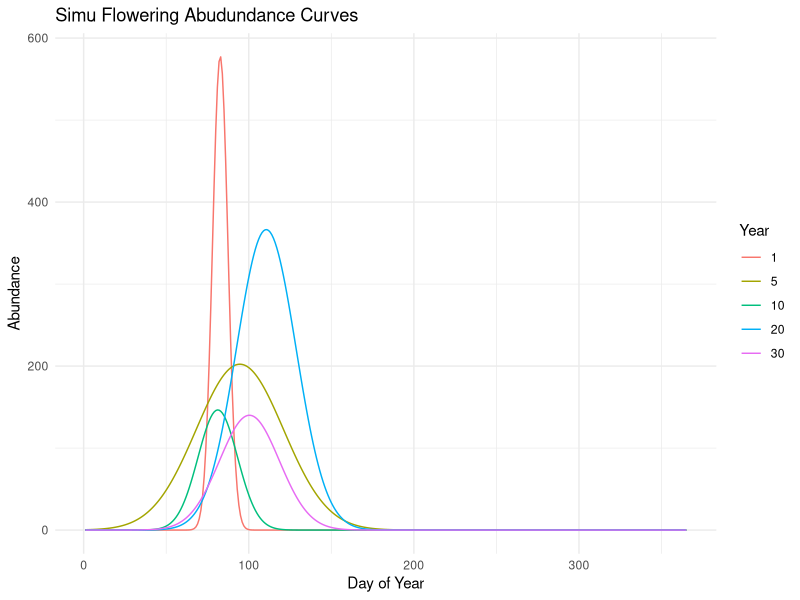
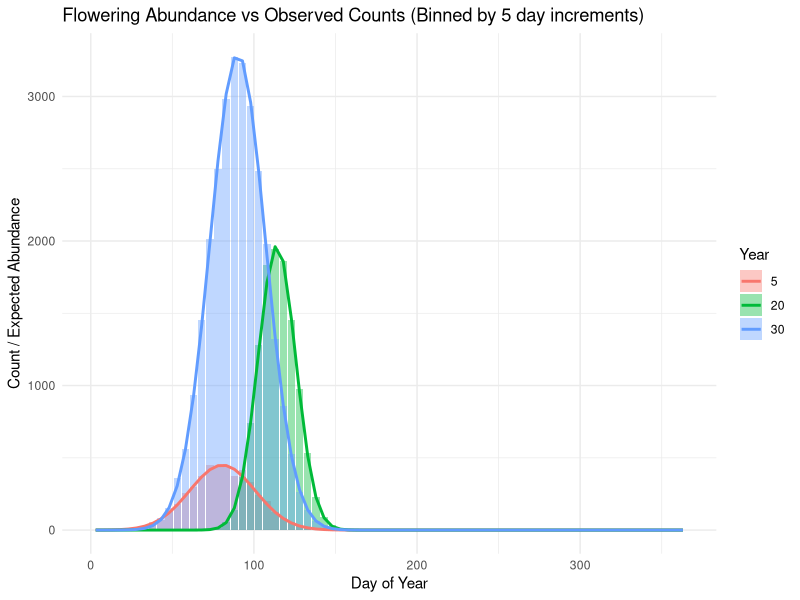
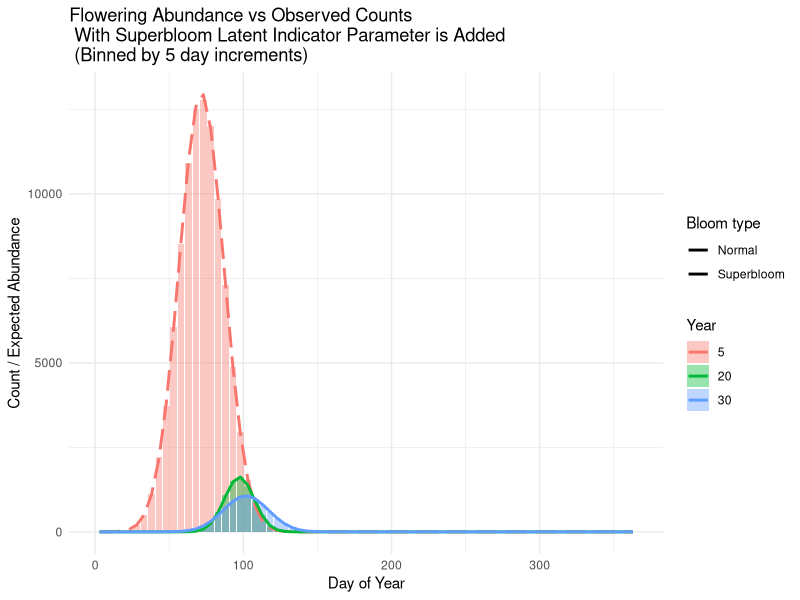
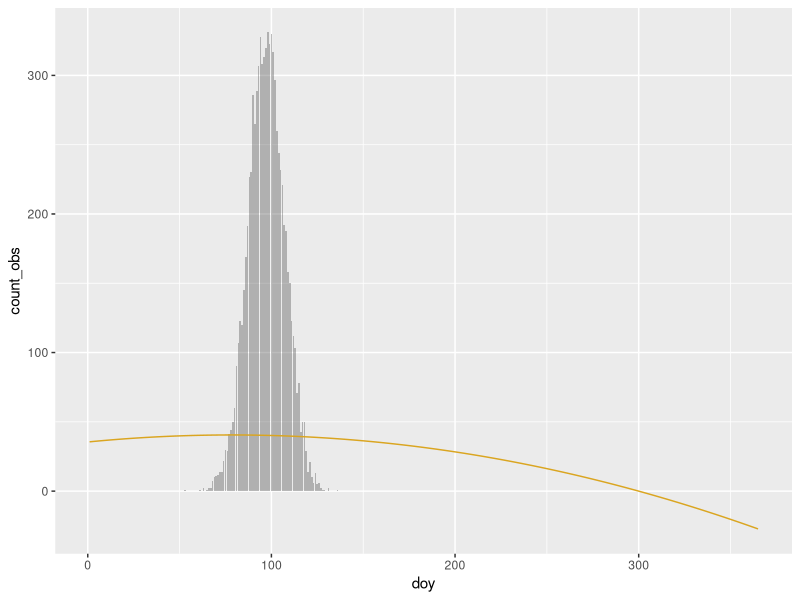
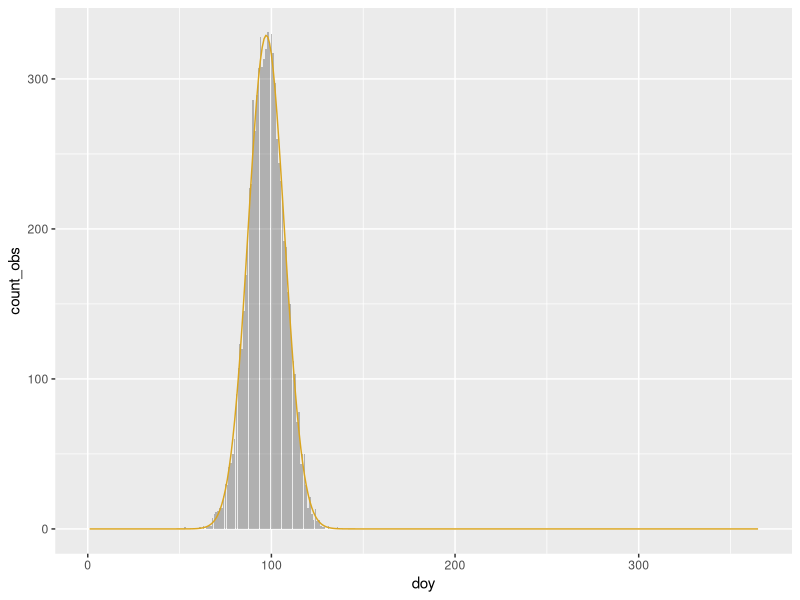
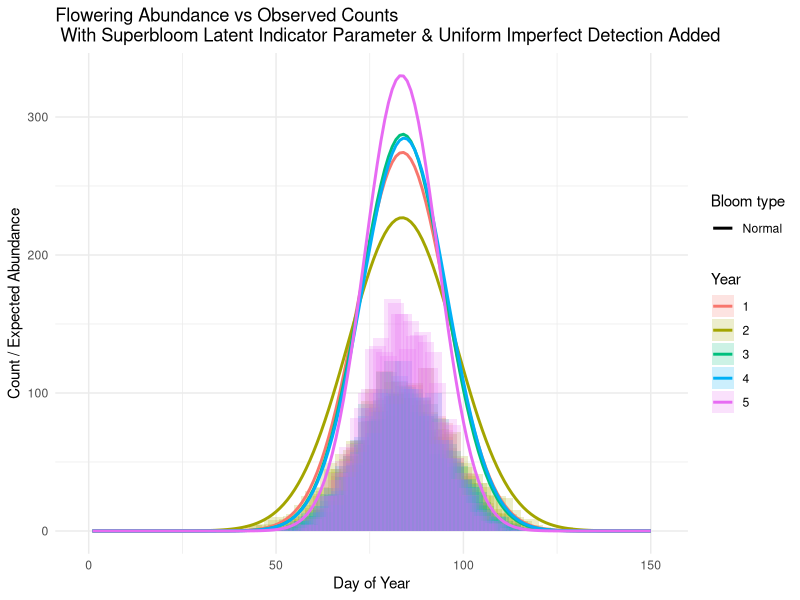
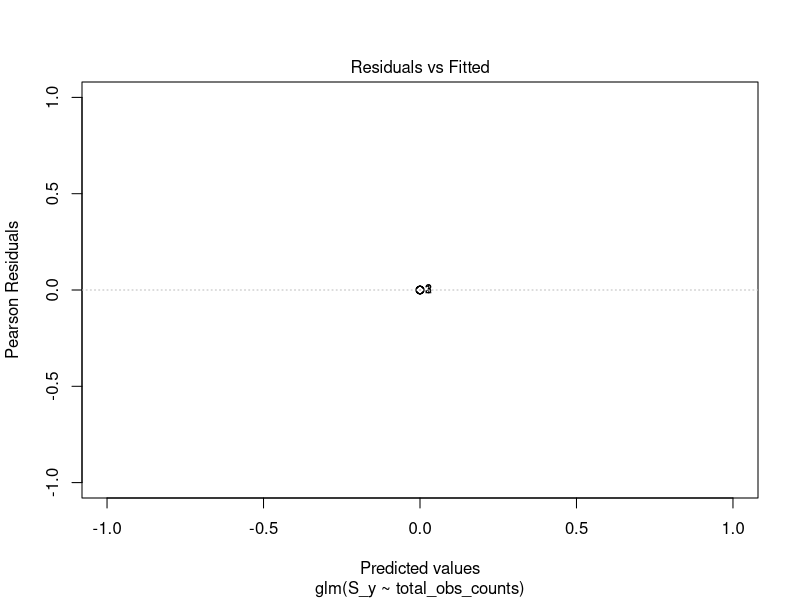

The R source for these figures, in order: (Note: this script raises an error after producing the figures.)
## ---- chunk 1
knitr::opts_chunk$set(echo = TRUE)
## ---- chunk 2
library(tidyverse)
library(purrr)
## ---- chunk 3
library(ggplot2)
library(dplyr)
 
# define simu parms
n_years <- 30
days <- 1:365

# set up hyperparms 
mu_mu <- 100 # average flowering peak across years
sigma_mu <- 10 # variability in peak flowering phenology across years
mu_sigma <- 15 # spread/duration of flowering
sigma_sigma <- 5 # spread/duration of flowering 
mu_logN <- 9 # log total abundance 
sigma_logN <- 0.5 # log sigma 

# Simu yearly parms 
mu_y <- rnorm(n_years, mean = mu_mu, sd = sigma_mu) # draw each year's flowering mean mu_y for Normal Distributions defined by the hyperparameters mu_mu & sigma_mu
sigma_y <- abs(rnorm(n_years, mean = mu_sigma, sd = sigma_sigma)) # draw each year's standard deviation sigma_y from Normal distributions defined by the hyperparameters mu_sigma and sigma_sigma
N_y <- rlnorm(n_years, meanlog = mu_logN, sdlog = sigma_logN) # simulate N_y using a log-normal distribution


# Simulate flowering abundance curves per year
sim.data.gen <- do.call(rbind, lapply(1:n_years, function(y) {
  doy_density <- dnorm(days, mean = mu_y[y], sd = sigma_y[y])
  A_yd <- N_y[y] * doy_density
  
  data.frame(
    year = y, 
    doy = days, 
    abundance = A_yd
  )
}))

# Visualize a subset of years
sim.data.gen %>% 
  filter(year %in% c(1,5,10,20, 30)) %>% 
  ggplot(aes(x = doy, y = abundance, color = factor(year))) +
  geom_line() +
  labs(title = "Simu Flowering Abudundance Curves", 
       x = "Day of Year", y = "Abundance", color = "Year") + 
    theme_minimal()
## ---- chunk 4
# define temporal parms
n_years <- 30
days <- 1:365

# set up simu parms
mu_mu <- 100 # average flowering peak across years
sigma_mu <- 20 # variability in peak flowering phenology across years
mu_sigma <- 15 # spread/duration of flowering
sigma_sigma <- 5 # spread/duration of flowering 
mu_logN <- 9 # log total abundance 
sigma_logN <- 0.5 # log sigma 

# Simu yearly parms 
mu_y <- rnorm(n_years, mean = mu_mu, sd = sigma_mu) # draw each year's flowering mean mu_y for Normal Distributions defined by the hyperparameters mu_mu & sigma_mu
sigma_y <- abs(rnorm(n_years, mean = mu_sigma, sd = sigma_sigma)) # draw each year's standard deviation sigma_y from Normal distributions defined by the hyperparameters mu_sigma and sigma_sigma
N_y <- rlnorm(n_years, meanlog = mu_logN, sdlog = sigma_logN) # simulate N_y using a log-normal distribution


# Simulate count observations 
sim.data.gen.obs <- purrr::map_dfr(1:n_years, function(y){
  doy_density <- dnorm(days, mean = mu_y[y], sd = sigma_y[y]) # normal pdf
  A_yd <- N_y[y] * doy_density # expected abundance 
  count_obs <- rpois(length(A_yd), lambda = A_yd) # Poisson observation step
  tibble(
    year = y, 
    doy = days, 
    abundance = A_yd, # true expected abd
    count_obs = count_obs # observed counts
  )
})

# Aggregate over 5 day time bins 
sim.data.gen.obs.binned <- sim.data.gen.obs %>%
  mutate(doy_bin = cut(doy, breaks = seq(0, 365, by = 5))) %>%
  group_by(year, doy_bin) %>%
  summarise(
    doy_mid = mean(doy),
    abundance = sum(abundance),
    count_obs = sum(count_obs),
    .groups = "drop"
  )

bin_width <- 5 # create a binwidth that matches our binned data interval
sim.data.gen.obs.binned %>%
  filter(year %in% c(5, 20, 30)) %>%
  ggplot() +
  geom_col(aes(x = doy_mid, y = count_obs, fill = factor(year)), 
           position = "identity", width = bin_width * 0.9, alpha = 0.4) +
  geom_line(aes(x = doy_mid, y = abundance, color = factor(year)), linewidth = 1) +
  labs(title = "Flowering Abundance vs Observed Counts (Binned by 5 day increments)",
       x = "Day of Year", y = "Count / Expected Abundance", color = "Year", fill = "Year") +
  theme_minimal()
## ---- chunk 5
# define temporal parms
n_years <- 30
days <- 1:365

# set up simu parms
mu_mu <- 100 # average flowering peak across years
sigma_mu <- 20 # variability in peak flowering phenology across years
mu_sigma <- 15 # spread/duration of flowering
sigma_sigma <- 5 # spread/duration of flowering 
alpha_0 <- 9 # means that N_y ~ exp(9) in normal years
alpha_1 <- 2.5 # means that N_y ~ exp(9 + 2.5) in superbloom years
p_bloom <- 0.20 # the fixed prob of blooming 

# Simu yearly parms 
mu_y <- rnorm(n_years, mean = mu_mu, sd = sigma_mu) # draw each year's flowering mean mu_y for Normal Distributions defined by the hyperparameters mu_mu & sigma_mu
sigma_y <- abs(rnorm(n_years, mean = mu_sigma, sd = sigma_sigma)) # draw each year's standard deviation sigma_y from Normal distributions defined by the hyperparameters mu_sigma and sigma_sigma
S_y <- rbinom(n_years, size = 1, prob = p_bloom) # latent superbloom indicator variable
log_N_y <- alpha_0 + alpha_1 * S_y # calc the abd (to be exponentiated) based on whether superbloom occurs or not. 
N_y <- exp(log_N_y)

# simulate count data with latent superbloom indicator S_y
sim.latent <- purrr::map_dfr(1:n_years, function(y){
  doy_density <- dnorm(days, mean = mu_y[y], sd = sigma_y[y]) # pdf over doy 
  A_yd <- N_y[y] * doy_density # expected abd lambda_{y,d}
  count_obs <- rpois(length(A_yd), lambda = A_yd) # Poisson count draw
  # construct summary
  tibble( 
    year = y, 
    doy = days, 
    mu_y = mu_y[y],
    sigma_y = sigma_y[y], 
    S_y = S_y[y], 
    N_y = N_y[y], 
    abundance = A_yd, 
    count_obs = count_obs
  )
}
  )

# Aggregate over 5 day time bins 
sim.latent.binned <- sim.latent %>%
  mutate(doy_bin = cut(doy, breaks = seq(0, 365, by = 5))) %>%
  group_by(year, doy_bin) %>%
  summarise(
    doy_mid = mean(doy),
    abundance = sum(abundance),
    count_obs = sum(count_obs),
    S_y = unique(S_y),
    .groups = "drop"
  )

bin_width <- 5 # create a binwidth that matches our binned data interval
sim.latent.binned %>%
  filter(year %in% c(5, 20, 30)) %>%
  ggplot() +
  geom_col(aes(x = doy_mid, y = count_obs, fill = factor(year)), 
           position = "identity", width = bin_width * 0.9, alpha = 0.4) +
  geom_line(aes(x = doy_mid, y = abundance, color = factor(year), linetype = factor(S_y)), linewidth = 1) +
  scale_linetype_manual(values = c("solid", "longdash"), 
                        labels = c("Normal", "Superbloom"), 
                        name = "Bloom type") +
  labs(title = "Flowering Abundance vs Observed Counts \n With Superbloom Latent Indicator Parameter is Added \n (Binned by 5 day increments)",
       x = "Day of Year", y = "Count / Expected Abundance", color = "Year", fill = "Year") +
  theme_minimal()

## ---- chunk 6
# test a particular year to see if we can fit the model correctly: 
test.sim.latent <- filter(sim.latent, year == 20)

# fit a polynomial lm to these data (note that raw can be set to FALSE, same solutions but some stuff online about whetehr this is numericall)
test_poly_fit <- lm(count_obs ~ poly(doy, degree = 2), data = test.sim.latent)

# Predict counts using the fitted model
test.sim.latent <- test.sim.latent %>%
  mutate(predicted_count = predict(test_poly_fit, type = "response"))
# try plotting to see how we did 
ggplot(test.sim.latent) + 
  geom_col(mapping = aes(x = doy, y = count_obs), 
           alpha = 0.4) + 
  geom_line(mapping = aes(x= doy, y = predicted_count), color = "goldenrod")
  
## ---- chunk 7
# fit a polynomial glm to these data
glm_test_poly_fit<- glm(count_obs ~ poly(doy, degree = 2), 
                        family = "poisson",  data = test.sim.latent)

# Predict counts using the fitted model
test.sim.latent <- test.sim.latent %>%
  mutate(predicted_count = predict(glm_test_poly_fit, type = "response")) # important to use response here, as it scales our expected counts rather than the log scale counts for the predicted values

ggplot(test.sim.latent) + 
  geom_col(mapping = aes(x = doy, y = count_obs), 
           alpha = 0.4) + 
  geom_line(mapping = aes(x= doy, y = predicted_count), color = "goldenrod")

## ---- chunk 8
# mu_y est is just the maximum value (peak flowering)
mu_y_hat <- test.sim.latent$doy[which.max(test.sim.latent$predicted_count)] 

# sigma_y is the standard deviation around the peak flowering
pred <- test.sim.latent$predicted_count
pred_norm <- pred / sum(pred) # normalize predicted counts
sigma_y_hat <- sqrt(sum((test.sim.latent$doy - mu_y_hat)^2 * pred_norm))

# How far is this from the truth of the simulated model run?
mu_y_hat_known <- unique(test.sim.latent$mu_y)
print(paste(round(((mu_y_hat - mu_y_hat_known)/mu_y_hat_known) * 100, 3), "% error for mu_y estimation"))
sigma_y_hat_known <- unique(test.sim.latent$sigma_y)
print(paste(round(((sigma_y_hat - sigma_y_hat_known)/sigma_y_hat_known) * 100, 3), "% error for sigma_y estimation"))
## ---- chunk 9
mles <- coef(glm_test_poly_fit)
print(mles)
## ---- chunk 10
# first, summarize each year in our simulation
yearly_summary <- sim.latent %>%
  group_by(year) %>%
  summarise(
    total_counts = sum(count_obs),
    peak_doy = doy[which.max(count_obs)],
    count_sd = sd(count_obs),
    S_y = unique(S_y),
    .groups = "drop"
  )

glm_superbloom <- glm(S_y ~ total_counts + peak_doy + count_sd,
                      family = "binomial",
                      data = yearly_summary)

summary(glm_superbloom)

# predict superblooms via classification on our glm
yearly_summary <- yearly_summary %>%
  mutate(
    S_y_hat_prob = predict(glm_superbloom, type = "response"),
    S_y_hat = ifelse(S_y_hat_prob > 0.5, 1, 0)
  )

# confusion matrix 
confusion_matrix <- table(True = yearly_summary$S_y, Predicted = yearly_summary$S_y_hat)
print(confusion_matrix)
print(paste0((mean(yearly_summary$S_y == yearly_summary$S_y_hat)*100), "% Accuracy in Predicting SuperBlooms")) # overall accuracy
## ---- chunk 11
sim.latent.fxn <- function(n_years = 30, # number of years to simu
                         days = 1:365, # doy 
                         mu_peak = 100, # center for mean flowering
                         dur = 12, # duration of flowering 
                         y_var = 0, # variability per year
                         alpha_0 = 9, # standard bloom
                         alpha_1 = 2.5, # additional bloom param
                         p1 = 2, # these two make the expected value 20% 
                         p2 = 8 
                         ){
# define temporal parms
n_years <- n_years
days <- days

# set up simu parms (shifting to hyperparameters)
mu_mu <- rnorm(1, mean = mu_peak, sd = 10) # mean DOY peak across years
sigma_mu <- abs(rnorm(1, mean = y_var, sd = 5)) # variability across years
mu_sigma <- rnorm(1, mean = dur, sd = 3) # spread/duration of flowering 
sigma_sigma <- abs(rnorm(1, mean = 0, sd = 3)) # spread/duration of flowering
alpha_0 <- alpha_0 # means that N_y ~ exp(9) in normal years
alpha_1 <- alpha_1 # means that N_y ~ exp(9 + 2.5) in superbloom years

p_bloom <- rbeta(1, shape1 = p1, shape2 = p2) # beta distribution, the conjugate prior for the Bernoulli and Binomial, 
# year specific parameters
mu_y <- rnorm(n_years, mean = mu_mu, sd = sigma_mu) # draw each year's flowering mean mu_y for Normal Distributions defined by the hyperparameters mu_mu & sigma_mu
sigma_y <- abs(rnorm(n_years, mean = mu_sigma, sd = sigma_sigma)) # draw each year's standard deviation sigma_y from Normal distributions defined by the hyperparameters mu_sigma and sigma_sigma
S_y <- rbinom(n_years, size = 1, prob = p_bloom) # draw from a binomial distribution for whether this should be a superbloom year, given the probability of the superbloom. 

log_N_y <- alpha_0 + alpha_1 * S_y # Determine log-abundance of flowering
N_y <- exp(log_N_y) # Exponentiate

# simulate count data with latent superbloom indicator S_y
sim.latent <- purrr::map_dfr(1:n_years, function(y){
  doy_density <- dnorm(days, mean = mu_y[y], sd = sigma_y[y]) # pdf over doy 
  A_yd <- N_y[y] * doy_density # expected abd lambda_{y,d}
  count_obs <- rpois(length(A_yd), lambda = A_yd) # Poisson count draw
  # construct summary
  tibble( 
    year = y, 
    doy = days, 
    mu_y = mu_y[y],
    sigma_y = sigma_y[y], 
    S_y = S_y[y], 
    N_y = N_y[y], 
    abundance = A_yd, 
    count_obs = count_obs
  )
}
  )
return(sim.latent)
}

check.superbloom.assessment <- function(data = data){
  # first, summarize each year in our simulation
yearly_summary <- data %>%
  group_by(year) %>%
  summarise(
    total_counts = sum(count_obs),
    peak_doy = doy[which.max(count_obs)],
    count_sd = sd(count_obs),
    S_y = unique(S_y),
    .groups = "drop"
  )

glm_superbloom <- glm(S_y ~ total_counts + peak_doy + count_sd,
                      family = "binomial",
                      data = yearly_summary)

# predict superblooms via classification on our glm
yearly_summary <- yearly_summary %>%
  mutate(
    S_y_hat_prob = predict(glm_superbloom, type = "response"),
    S_y_hat = ifelse(S_y_hat_prob > 0.5, 1, 0)
  )

# confusion matrix 
confusion_matrix <- table(True = yearly_summary$S_y, Predicted = yearly_summary$S_y_hat)
print(confusion_matrix)
print(paste0((mean(yearly_summary$S_y == yearly_summary$S_y_hat)*100), "% Accuracy in Predicting SuperBlooms")) # overall accuracy
return(mean(yearly_summary$S_y == yearly_summary$S_y_hat)*100)
}
## ---- chunk 12
sim.latent.w.det.fxn <- function(n_years = 30, # number of years to simu
                         days = 1:365, # doy 
                         mu_peak = 100, # center for mean flowering
                         dur = 12, # duration of flowering 
                         y_var = 0, # variability per year
                         alpha_0 = 9, # standard bloom
                         alpha_1 = 2.5, # additional bloom param
                         pbloom = 0.2, # the prob of superbloom
                         pdet = 0.5 # the observation rate 
                         ){
# define temporal parms
n_years <- n_years
days <- days

# set up simu parms (shifting to hyperparameters)
mu_mu <- rnorm(1, mean = mu_peak, sd = 10) # mean DOY peak across years
sigma_mu <- abs(rnorm(1, mean = y_var, sd = 5)) # variability across years
mu_sigma <- rnorm(1, mean = dur, sd = 3) # spread/duration of flowering 
sigma_sigma <- abs(rnorm(1, mean = 0, sd = 3)) # spread/duration of flowering
alpha_0 <- alpha_0 # means that N_y ~ exp(9) in normal years
alpha_1 <- alpha_1 # means that N_y ~ exp(9 + 2.5) in superbloom years

calibrate_bloom_beta <- function(mean, fixed_shape1 = 2) {
  if (mean <= 0 || mean >= 1) stop("mean must be strictly between 0 and 1")
  shape1 <- fixed_shape1
  shape2 <- shape1 * (1 - mean) / mean
  return(list(pshape1 = shape1, pshape2 = shape2))
}
bloom_params <- calibrate_bloom_beta(mean = pbloom, fixed_shape1 = 2)
p_bloom <- rbeta(1, shape1 = bloom_params$pshape1, shape2 = bloom_params$pshape2) # beta distribution, the conjugate prior for the Bernoulli and Binomial, 
# year specific parameters
mu_y <- rnorm(n_years, mean = mu_mu, sd = sigma_mu) # draw each year's flowering mean mu_y for Normal Distributions defined by the hyperparameters mu_mu & sigma_mu
sigma_y <- abs(rnorm(n_years, mean = mu_sigma, sd = sigma_sigma)) # draw each year's standard deviation sigma_y from Normal distributions defined by the hyperparameters mu_sigma and sigma_sigma
S_y <- rbinom(n_years, size = 1, prob = p_bloom) # draw from a binomial distribution for whether this should be a superbloom year, given the probability of the superbloom. 

log_N_y <- alpha_0 + alpha_1 * S_y # Determine log-abundance of flowering
N_y <- exp(log_N_y) # Exponentiate

# simulate count data with latent superbloom indicator S_y
sim.latent.det <- purrr::map_dfr(1:n_years, function(y){
  doy_density <- dnorm(days, mean = mu_y[y], sd = sigma_y[y]) # pdf over doy 
  A_yd <- N_y[y] * doy_density # expected abd lambda_{y,d}
  true_count <- rpois(length(A_yd), lambda = A_yd) # Poisson count draw
  # make an observation process rate
  # Helper function to calibrate beta distribution for desired mean
  
calibrate_beta <- function(mean, fixed_shape1 = 10) { # build a internal fxn that allows for setting the detection rate as a percentage.
  shape1 <- fixed_shape1
  shape2 <- shape1 * (1 - mean) / mean
  return(list(shape1 = shape1, shape2 = shape2))
}
beta_params <- calibrate_beta(pdet)  # Allows for input of decimal percentage
pdet_y <- rbeta(n_years, shape1 = beta_params$shape1, shape2 = beta_params$shape2) # Vary across years, but have an expected value around pdet input
obs_count <- rpois(length(A_yd), lambda = A_yd * pdet_y[y]) # pull count data with abundance * detection rate. 

# inference level 

  # construct summary
  tibble( 
    year = y, 
    doy = days, 
    mu_y = mu_y[y],
    sigma_y = sigma_y[y], 
    S_y = S_y[y], 
    N_y = N_y[y], 
    abundance = A_yd, 
    true_count = true_count, 
    obs_count = obs_count
  )
}
  )
return(sim.latent.det)
}
## ---- chunk 13
sim2 <- sim.latent.w.det.fxn(pbloom = 0.3, pdet = 0.4, n_years = 10, days = 1:150, mu_peak = 90)

# try plot 
sim2 %>%
  filter(year %in% c(1,2,3,4,5)) %>%
  ggplot() +
  # geom_col(aes(x = doy, y = true_count, fill = factor(year)),
  #          position = "identity", width = bin_width * 0.9, alpha = 0.1) +
  geom_col(aes(x = doy, y = obs_count, fill = factor(year)), 
           position = "identity", width = bin_width * 0.9, alpha = 0.2) +
  geom_line(aes(x = doy, y = abundance, color = factor(year), linetype = factor(S_y)), linewidth = 1) +
  scale_linetype_manual(values = c("solid", "longdash"),
                        labels = c("Normal", "Superbloom"),
                        name = "Bloom type") +
  labs(title = "Flowering Abundance vs Observed Counts \n With Superbloom Latent Indicator Parameter & Uniform Imperfect Detection Added",
       x = "Day of Year", y = "Count / Expected Abundance", color = "Year", fill = "Year") +
  theme_minimal()
## ---- chunk 14
check.superbloom.assessment.obs <- function(data = data){
  # first, summarize each year in our simulation
yearly_summary <- data %>%
  group_by(year) %>%
  summarise(
    total_obs_counts = sum(obs_count),
    peak_doy = doy[which.max(total_obs_counts)],
    obs_count_sd = sd(obs_count),
    S_y = unique(S_y),
    .groups = "drop"
  )

glm_superbloom <- glm(S_y ~ total_obs_counts,
                      #family = "binomial",
                      data = yearly_summary)

plot(glm_superbloom)

# predict superblooms via classification on our glm
yearly_summary <- yearly_summary %>%
  mutate(
    S_y_hat_prob = predict(glm_superbloom, type = "response"),
    S_y_hat = ifelse(S_y_hat_prob > 0.5, 1, 0)
  )

# confusion matrix 
confusion_matrix <- table(True = yearly_summary$S_y, Predicted = yearly_summary$S_y_hat)
print(confusion_matrix)
print(paste0((mean(yearly_summary$S_y == yearly_summary$S_y_hat)*100), "% Accuracy in Predicting SuperBlooms")) # overall accuracy
return(mean(yearly_summary$S_y == yearly_summary$S_y_hat)*100)
}

check.superbloom.assessment.obs(sim2)

# check for these fixed params with all detection rates:
det_rate_v <- seq(0, 1, by = 0.05)
results_df <- tibble()
for(i in 1:length(det_rate_v)){
  obs_simu <- sim.latent.w.det.fxn(pdet = det_rate_v[i], pbloom = 0.3, n_years = 1000, days = 1:150, mu_peak = 90)
  perc_acc <- check.superbloom.assessment.obs(obs_simu)
  results_df <- bind_rows(results_df, 
                        tibble(
                          pdet = det_rate_v[i],
                          accuracy = perc_acc
                        ))
}
## ---- chunk 15
sim_data <- sim.latent.w.det.fxn(pbloom = 0.3, pdet = 1, n_years = 10, days = 1:180, mu_peak = 90) # simulate a sample dataset
window <- 90 # a window around mu_y to define expected peak region
# compute per-year centered z-scores
sim_data_local_z <- sim_data %>% 
  group_by(year) %>% 
  mutate(
    # distance to mu_y for that year
    dist_to_mu = abs(doy - mu_y[1]), # mu_y is constant per group
    # only use +/- window days to compute mean/sd
    mean_in_window = mean(obs_count[dist_to_mu <= window], na.rm = TRUE),
    sd_in_window = sd(obs_count[dist_to_mu <= window], na.rm = TRUE),
    # z-score relative to mean/sd in the window around mu_y 
    local_z = ifelse(sd_in_window > 0, 
                     (obs_count - mean_in_window) / sd_in_window, 
                     0)
  ) %>% 
  ungroup()

# summarize signal per year
yearly_peak_signal <- sim_data_local_z %>% 
  group_by(year, S_y) %>% 
  summarize(
    max_local_z = max(local_z, na.rm = TRUE), 
    mean_local_z = mean(local_z, na.rm = TRUE), 
    peak_doy = doy[which.max(local_z)], 
    .groups = "drop"
  )

# classify superbloom candidates
threshold <- 2 # arbitrary 
yearly_peak_signal <- yearly_peak_signal %>% 
  mutate(predicted_S_y = as.integer(max_local_z > threshold))
# create a confusion matrix
table(True = yearly_peak_signal$S_y, 
      Predicted = yearly_peak_signal$predicted_S_y)

sim_data_local_z %>%
  filter(year %in% c(2, 10)) %>%
  ggplot() +
  # geom_col(aes(x = doy, y = true_count, fill = factor(year)),
  #          position = "identity", width = bin_width * 0.9, alpha = 0.1) +
  geom_col(aes(x = doy, y = obs_count, fill = factor(year)), 
           position = "identity", width = bin_width * 0.9, alpha = 0.2) +
  geom_line(aes(x = doy, y = abundance, color = factor(year), linetype = factor(S_y)), linewidth = 1) +
  scale_linetype_manual(values = c("solid", "longdash"),
                        labels = c("Normal", "Superbloom"),
                        name = "Bloom type") +
  labs(title = "Flowering Abundance vs Observed Counts \n With Superbloom Latent Indicator Parameter & Uniform Imperfect Detection Added",
       x = "Day of Year", y = "Count / Expected Abundance", color = "Year", fill = "Year") +
  theme_minimal()
## ---- chunk 16


# intialize an empty spatial matrix
spatial_matrix <- matrix(vector("list", 100), nrow = 10, ncol = 10)

# loop through simu
for(i in 1:10){
  for(j in 1:10){
    pdet_random <- runif(1, min = 0, max = 1) # uniform
    spatial_matrix[[i, j]] <- sim.latent.w.det.fxn(pdet = pdet_random)
    
  }
}

# Create an empty list to hold summaries
all_summaries <- list()

# Counter for assigning unique ID to each simulation cell
sim_id <- 1

for (i in 1:10) {
  for (j in 1:10) {
    sim_data <- spatial_matrix[[i, j]]

    # Ensure we skip NULL or failed runs
    if (!is.null(sim_data)) {
      yearly_summary <- sim_data %>%
        group_by(year) %>%
        summarise(
          total_obs_counts = sum(obs_count, na.rm = TRUE),
          peak_doy = doy[which.max(obs_count)],  # fixed logic
          obs_count_sd = sd(obs_count, na.rm = TRUE),
          S_y = unique(S_y),  # superbloom indicator for the year
          .groups = "drop"
        ) %>%
        mutate(
          sim_id = sim_id,
          matrix_row = i,
          matrix_col = j
        )
      
      all_summaries[[sim_id]] <- yearly_summary
      sim_id <- sim_id + 1
    }
  }
}

# Combine all into a single dataframe
yearly_summary_all <- bind_rows(all_summaries)

## ---- chunk 17
library(lme4)

glmm_superbloom <- glmer(S_y ~ total_obs_counts + (1 | sim_id),
                         family = binomial(), 
                         data = yearly_summary_all)
